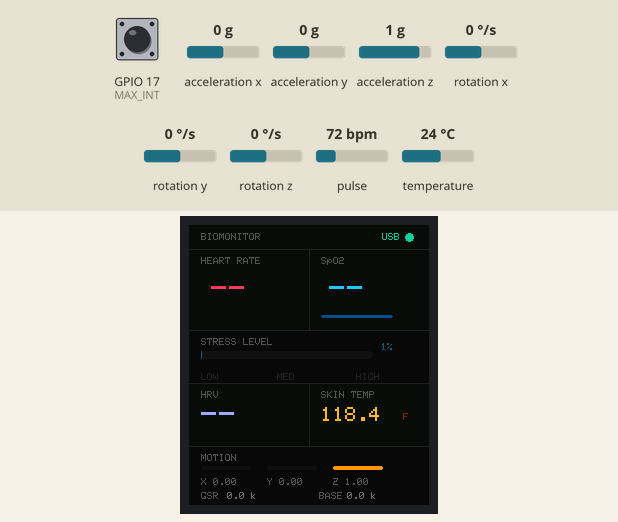
The program below on a simulated ESP32. On the bench: 240×280 colour display. Wiring (inferred from the names in the program): TMP102 temperature sensor at I2C address 0x48. The inputs (shaded band) are chosen by the test bench; at power-on: GPIO 17 (MAX_INT) HIGH, acceleration x 0 g, acceleration y 0 g, acceleration z 1 g, temperature 24 °C, rotation x 0 °/s, rotation y 0 °/s, rotation z 0 °/s, pulse 72 bpm. What the program prints to the serial monitor is not drawn.

Above: at 5.4 s.
5.5 s: GPIO 17 (MAX_INT) pulled LOW for 1 s
At 7.08 s:
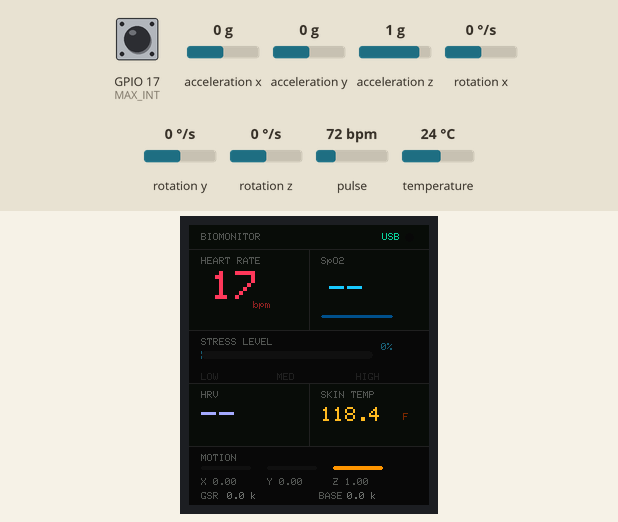
7.1 s: GPIO 17 (MAX_INT) pulled LOW for 3.2 s
At 10.77 s:
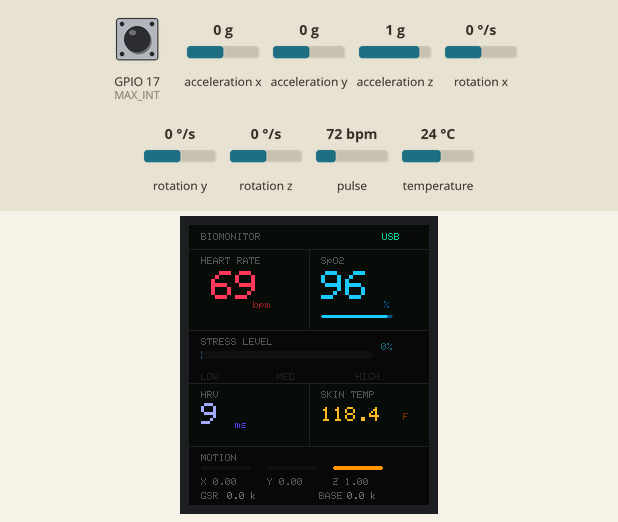
10.9 s: acceleration x set to -1.4 g
At 11.09 s:
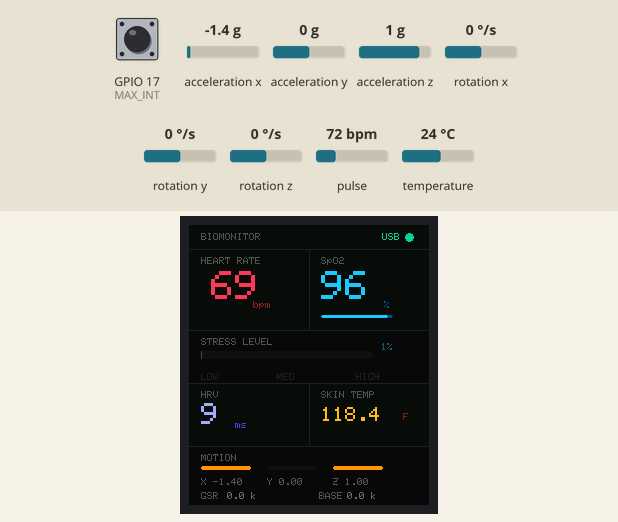
12.4 s: acceleration y set to -1.4 g
At 12.59 s:
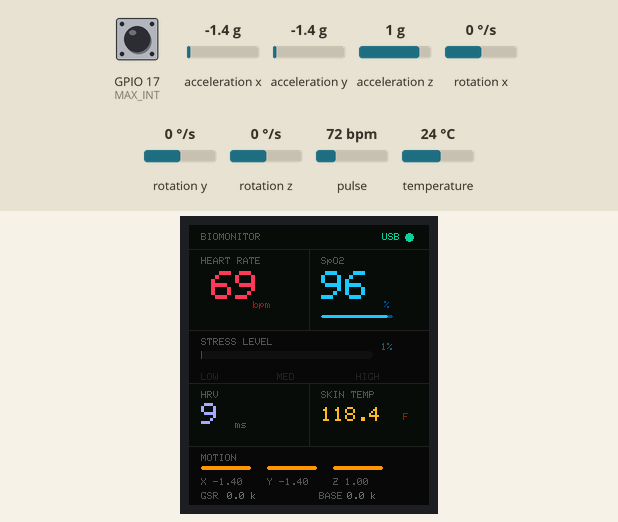
13.9 s: acceleration z set to -1.4 g
At 15.32 s:
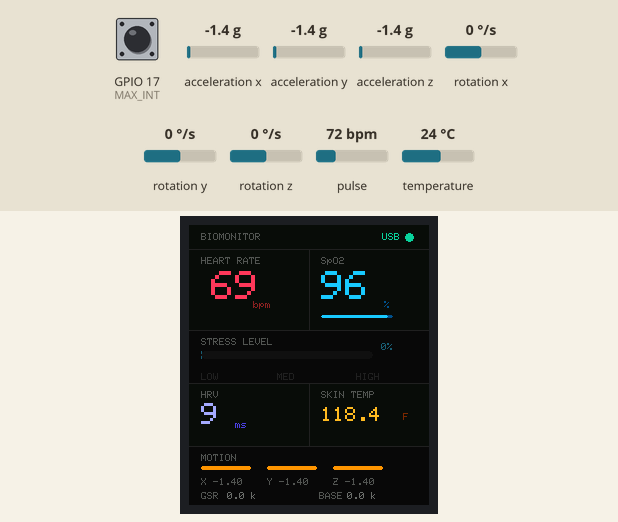
15.4 s: temperature set to 12 °C
At 16.67 s:
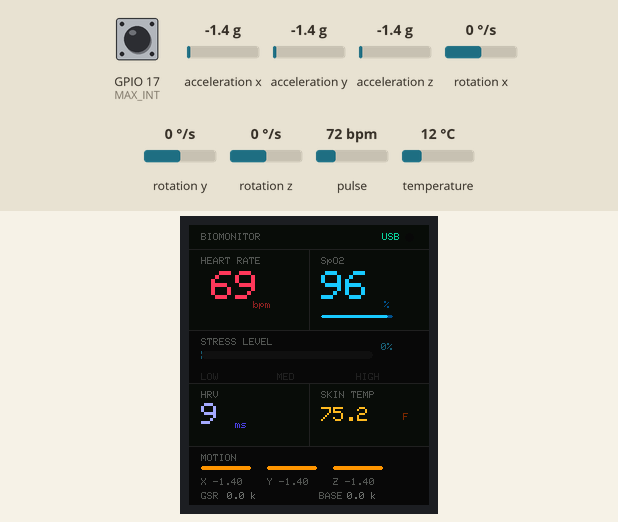
Timing chart, 0 to 18.4 s (numbered marks = the images above; inputs shaded):
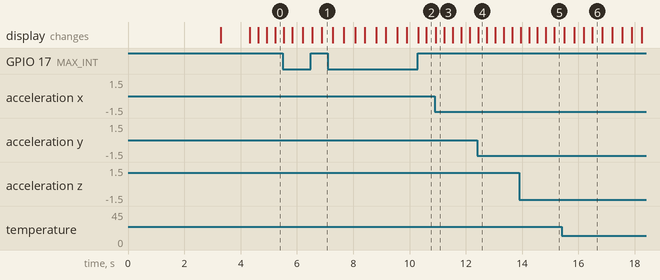

The program:

main.cpp
```cpp
/*
 * =============================================================================
 * Unified Biometric & Stress Monitor — ESP32 USB Serial Version
 * Sensors: MPU6050, MAX30102, TMP117, GSR, ST7789 TFT
 * =============================================================================
 */

#include <Adafruit_GFX.h>
#include <Adafruit_ST7789.h>
#include <SPI.h>
#include <Wire.h>
#include <MPU6050_tockn.h>
#include "MAX30105.h"
#include "heartRate.h"

// =============================================================================
//  PIN DEFINITIONS
// =============================================================================
#define TFT_CS    15
#define TFT_DC    32
#define TFT_RST   33
#define GSR_CS    27

#define I2C_SDA   21
#define I2C_SCL   22
#define MAX_INT   17

// =============================================================================
//  SENSOR CONSTANTS & GLOBALS
// =============================================================================
Adafruit_ST7789 tft = Adafruit_ST7789(TFT_CS, TFT_DC, TFT_RST);
MPU6050 mpu6050(Wire);
MAX30105 particleSensor;

struct SensorDataPacket {
  uint16_t hr, hrv, spo2, temp, gsr_stress;
  int16_t accX, accY, accZ;
} myData;

// Fake BLE status for UI only
bool bleConnected = false;
bool prevConnected = false;

float baselineRes = 0, sensitivity = 150.0;
float smoothStress = 0, smoothMotion = 0;
float lastAccX, lastAccY, lastAccZ;
unsigned long lastMaxTime = 0;
float currentRes = 0;

#define TMP117_ADDR 0x48
#define TMP117_REG_TEMP 0x00
float skinTempC = 0.0;
float skinTempF = 0.0;
bool tmp117Found = false;

#define RATE_SIZE 4
#define SPO2_BUF_SIZE 100
#define MAX_RR_INTERVALS 20

byte rates[RATE_SIZE];
byte rateSpot = 0;
long lastBeat = 0;
float beatsPerMinute = 0;
int beatAvg = 0;
bool fingerDetected = false;

uint32_t irBuffer[SPO2_BUF_SIZE], redBuffer[SPO2_BUF_SIZE];
int spo2BufIndex = 0;
bool spo2BufFull = false;
float spo2Value = 0.0;

float rrIntervals[MAX_RR_INTERVALS];
int rrIndex = 0, rrCount = 0;
float hrvRMSSD = 0.0;

unsigned long lastTftUpdate = 0;
unsigned long lastSerialReport = 0;

// =============================================================================
//  COLOR PALETTE (ST7789 16-bit RGB565)
// =============================================================================
#define C_BG        0x0841
#define C_SURFACE   0x0861
#define C_DIV       0x2104
#define C_LABEL     0x52AA

#define C_HR        0xF9CB
#define C_HR_DIM    0x8904
#define C_SPO2      0x1E5F
#define C_SPO2_DIM  0x0291
#define C_STRESS    0x1AEE
#define C_STRESS_MID 0xFEC0
#define C_STRESS_HI  0xF800
#define C_HRV       0xA55F
#define C_HRV_DIM   0x4A1C
#define C_TEMP      0xFDC4
#define C_TEMP_DIM  0x7940
#define C_MOTION    0xFCA0
#define C_BLE       0x0E93

float getResistance() {
  SPI.beginTransaction(SPISettings(1000000, MSBFIRST, SPI_MODE0));
  digitalWrite(GSR_CS, LOW);
  int raw = (SPI.transfer(0x00) << 8) | SPI.transfer(0x00);
  digitalWrite(GSR_CS, HIGH);
  SPI.endTransaction();
  if (raw <= 10) return baselineRes;
  return ((1024.0 + 2.0 * raw) * 10.0) / 512.0;
}

void calculateStress(float res) {
  float gsrRaw = constrain((baselineRes - res) / sensitivity, 0.0, 1.0);
  if (gsrRaw >= 0.99) {
    if (millis() - lastMaxTime > 2000) baselineRes = res + (sensitivity * 0.2);
  } else {
    lastMaxTime = millis();
  }

  float deltaX = mpu6050.getAccX() - lastAccX;
  float deltaY = mpu6050.getAccY() - lastAccY;
  float deltaZ = mpu6050.getAccZ() - lastAccZ;
  float rawMotion = constrain(sqrt(deltaX*deltaX + deltaY*deltaY + deltaZ*deltaZ) * 3.0, 0.0, 1.0);

  smoothMotion = (rawMotion * 0.2) + (smoothMotion * 0.8);
  lastAccX = mpu6050.getAccX();
  lastAccY = mpu6050.getAccY();
  lastAccZ = mpu6050.getAccZ();

  float combined = (gsrRaw * 0.7) + (smoothMotion * 0.3);
  smoothStress = (combined * 0.1) + (smoothStress * 0.9);
}

void updateHRV(float newRR_ms) {
  rrIntervals[rrIndex] = newRR_ms;
  rrIndex = (rrIndex + 1) % MAX_RR_INTERVALS;
  if (rrCount < MAX_RR_INTERVALS) rrCount++;
  if (rrCount < 2) {
    hrvRMSSD = 0.0;
    return;
  }

  float sumSq = 0.0;
  int numDiffs = 0;
  for (int i = 1; i < rrCount; i++) {
    int idx_prev = (rrIndex - rrCount + i - 1 + MAX_RR_INTERVALS) % MAX_RR_INTERVALS;
    int idx_curr = (rrIndex - rrCount + i + MAX_RR_INTERVALS) % MAX_RR_INTERVALS;
    float diff = rrIntervals[idx_curr] - rrIntervals[idx_prev];
    sumSq += diff * diff;
    numDiffs++;
  }
  hrvRMSSD = sqrt(sumSq / numDiffs);
}

float calculateSpO2() {
  if (!spo2BufFull) return 0.0;
  float dcRed = 0, dcIR = 0;
  for (int i = 0; i < SPO2_BUF_SIZE; i++) {
    dcRed += redBuffer[i];
    dcIR += irBuffer[i];
  }
  dcRed /= SPO2_BUF_SIZE;
  dcIR /= SPO2_BUF_SIZE;

  float acRedSum = 0, acIRSum = 0;
  for (int i = 0; i < SPO2_BUF_SIZE; i++) {
    float diffR = (float)redBuffer[i] - dcRed;
    float diffI = (float)irBuffer[i] - dcIR;
    acRedSum += diffR * diffR;
    acIRSum += diffI * diffI;
  }

  float acRed = sqrt(acRedSum / SPO2_BUF_SIZE);
  float acIR = sqrt(acIRSum / SPO2_BUF_SIZE);
  if (acIR < 0.001) return 0.0;

  float R = (acRed / dcRed) / (acIR / dcIR);
  float spo2 = 110.0f - 25.0f * R;
  return constrain(spo2, 0.0, 100.0);
}

void tmp117_readTemp() {
  Wire.beginTransmission(TMP117_ADDR);
  Wire.write(TMP117_REG_TEMP);
  if (Wire.endTransmission() == 0) {
    Wire.requestFrom(TMP117_ADDR, 2);
    if (Wire.available() >= 2) {
      int16_t raw = (Wire.read() << 8) | Wire.read();
      skinTempC = raw * 0.0078125f;
      skinTempF = (skinTempC * 1.8) + 32.0;
    }
  }
}

// =============================================================================
//  UI DRAWING FUNCTIONS - UNCHANGED
// =============================================================================
void drawStaticUI() {
  tft.fillScreen(C_BG);

  tft.fillRect(0, 0, 240, 24, 0x0861);
  tft.setTextSize(1); tft.setTextColor(C_LABEL);
  tft.setCursor(12, 8); tft.print("BIOMONITOR");
  tft.fillCircle(220, 12, 4, C_BLE);
  tft.setTextColor(C_BLE);
  tft.setCursor(193, 8); tft.print("USB");

  tft.drawFastHLine(0, 24, 240, C_DIV);

  tft.fillRect(0,   25, 120, 80, 0x0861);
  tft.fillRect(120, 25, 120, 80, 0x0861);
  tft.setTextColor(C_LABEL);
  tft.setCursor(12,  32); tft.print("HEART RATE");
  tft.setCursor(132, 32); tft.print("SpO2");

  tft.fillRoundRect(132, 90, 72, 3, 1, C_SPO2_DIM);

  tft.drawFastVLine(120, 25, 80, C_DIV);
  tft.drawFastHLine(0, 105, 240, C_DIV);

  tft.fillRect(0, 106, 240, 52, 0x0841);
  tft.setTextColor(C_LABEL);
  tft.setCursor(12, 113); tft.print("STRESS LEVEL");
  tft.fillRoundRect(12, 126, 172, 8, 4, 0x1082);
  tft.setTextColor(C_DIV);
  tft.setCursor(12,  148); tft.print("LOW");
  tft.setCursor(88,  148); tft.print("MED");
  tft.setCursor(167, 148); tft.print("HIGH");

  tft.drawFastHLine(0, 158, 240, C_DIV);

  tft.fillRect(0,   159, 120, 62, 0x0861);
  tft.fillRect(120, 159, 120, 62, 0x0861);
  tft.setTextColor(C_LABEL);
  tft.setCursor(12,  166); tft.print("HRV");
  tft.setCursor(132, 166); tft.print("SKIN TEMP");

  tft.drawFastVLine(120, 158, 63, C_DIV);
  tft.drawFastHLine(0, 221, 240, C_DIV);

  tft.fillRect(0, 222, 240, 58, C_BG);
  tft.setTextColor(C_LABEL);
  tft.setCursor(12, 229); tft.print("MOTION");
  tft.fillRoundRect(12,  241, 50, 4, 2, 0x1082);
  tft.fillRoundRect(78,  241, 50, 4, 2, 0x1082);
  tft.fillRoundRect(144, 241, 50, 4, 2, 0x1082);
}

void updateDisplay(float stress, int hr, float spo2, float hrv, float temp) {
  tft.fillRect(12, 44, 102, 52, 0x0861);
  tft.setTextColor(C_HR);
  if (hr > 0) {
    tft.setTextSize(4);
    tft.setCursor(hr >= 100 ? 12 : 22, 46);
    tft.print(hr);
    tft.setTextSize(1);
    tft.setTextColor(C_HR_DIM);
    tft.setCursor(hr >= 100 ? 76 : 64, 76);
    tft.print("bpm");
  } else {
    tft.setTextSize(3); tft.setCursor(22, 52); tft.print("--");
  }

  tft.fillRect(132, 44, 96, 44, 0x0861);
  tft.setTextColor(C_SPO2);
  if (spo2 > 0) {
    tft.setTextSize(4);
    tft.setCursor(132, 46);
    tft.printf("%.0f", spo2);
    tft.setTextSize(1);
    tft.setTextColor(C_SPO2_DIM);
    tft.setCursor(195, 76); tft.print("%");
    tft.fillRoundRect(132, 90, 72, 3, 1, C_SPO2_DIM);
    int bw = constrain((int)(spo2 / 100.0f * 70), 0, 70);
    tft.fillRoundRect(132, 90, bw, 3, 1, C_SPO2);
  } else {
    tft.setTextSize(3); tft.setCursor(140, 52); tft.print("--");
  }

  tft.fillRoundRect(12, 126, 172, 8, 4, 0x1082);
  uint16_t sCol = (stress < 0.35f) ? C_STRESS : (stress < 0.65f) ? C_STRESS_MID : C_STRESS_HI;
  int sw = constrain((int)(stress * 170), 0, 170);
  if (sw > 0) tft.fillRoundRect(12, 126, sw, 8, 4, sCol);
  tft.fillRect(192, 113, 46, 16, C_BG);
  tft.setTextColor(sCol);
  tft.setTextSize(1);
  tft.setCursor(192, 118);
  tft.printf("%.0f%%", stress * 100.0f);

  tft.fillRect(12, 175, 106, 40, 0x0861);
  tft.setTextColor(C_HRV);
  if (hrv > 0) {
    tft.setTextSize(3); tft.setCursor(12, 178);
    tft.printf("%.0f", hrv);
    tft.setTextSize(1);
    tft.setTextColor(C_HRV_DIM);
    tft.setCursor(hrv >= 100 ? 64 : 46, 196); tft.print("ms");
  } else {
    tft.setTextSize(3); tft.setCursor(12, 178); tft.print("--");
  }

  tft.fillRect(132, 175, 106, 40, 0x0861);
  tft.setTextColor(C_TEMP);
  if (temp > 0) {
    tft.setTextSize(2); tft.setCursor(132, 182);
    tft.printf("%.1f", temp);
    tft.setTextSize(1);
    tft.setTextColor(C_TEMP_DIM);
    tft.setCursor(214, 188); tft.print("F");
  } else {
    tft.setTextSize(2); tft.setCursor(132, 182); tft.print("--.-");
  }

  tft.fillRoundRect(12, 241, 50, 4, 2, 0x1082);
  int xw = constrain((int)(abs(mpu6050.getAccX()) * 50), 0, 50);
  tft.fillRoundRect(12, 241, xw, 4, 2, C_MOTION);
  tft.fillRect(12, 251, 64, 10, C_BG);
  tft.setTextColor(C_LABEL); tft.setTextSize(1);
  tft.setCursor(12, 253); tft.printf("X %.2f", mpu6050.getAccX());

  tft.fillRoundRect(78, 241, 50, 4, 2, 0x1082);
  int yw = constrain((int)(abs(mpu6050.getAccY()) * 50), 0, 50);
  tft.fillRoundRect(78, 241, yw, 4, 2, C_MOTION);
  tft.fillRect(78, 251, 64, 10, C_BG);
  tft.setCursor(78, 253); tft.printf("Y %.2f", mpu6050.getAccY());

  tft.fillRoundRect(144, 241, 50, 4, 2, 0x1082);
  int zw = constrain((int)(abs(mpu6050.getAccZ()) * 50), 0, 50);
  tft.fillRoundRect(144, 241, zw, 4, 2, C_MOTION);
  tft.fillRect(144, 251, 96, 10, C_BG);
  tft.setCursor(144, 253); tft.printf("Z %.2f", mpu6050.getAccZ());

  tft.fillRect(0, 264, 240, 16, C_BG);
  tft.setTextColor(C_LABEL);
  tft.setCursor(12, 267); tft.print("GSR");
  tft.setTextColor(0x6B6D);
  tft.setCursor(38, 267); tft.printf("%.1f k", currentRes);
  tft.setTextColor(C_LABEL);
  tft.setCursor(130, 267); tft.print("BASE");
  tft.setTextColor(0x6B6D);
  tft.setCursor(158, 267); tft.printf("%.1f k", baselineRes);

  static bool blinkState = false;
  blinkState = !blinkState;
  tft.fillCircle(220, 12, 4, blinkState ? C_BLE : 0x0841);
}

// =============================================================================
//  SETUP
// =============================================================================
void setup() {
  Serial.begin(115200);

  Wire.begin(I2C_SDA, I2C_SCL);
  Wire.setClock(400000);

  pinMode(MAX_INT, INPUT_PULLUP);

  mpu6050.begin();
  mpu6050.calcGyroOffsets(true);

  if (particleSensor.begin(Wire, I2C_SPEED_FAST)) {
    particleSensor.setup();
    particleSensor.setPulseAmplitudeRed(0x3F);
    particleSensor.setPulseAmplitudeGreen(0);
  } else {
    Serial.println("MAX30102 Not Found!");
  }

  Wire.beginTransmission(TMP117_ADDR);
  if (Wire.endTransmission() == 0) tmp117Found = true;

  pinMode(GSR_CS, OUTPUT);
  digitalWrite(GSR_CS, HIGH);

  SPI.begin();
  tft.init(240, 280);
  tft.setRotation(0);
  drawStaticUI();

  float sum = 0;
  for(int i = 0; i < 100; i++) {
    sum += getResistance();
    delay(10);
  }
  baselineRes = sum / 100.0;

  Serial.println("ESP32 biomonitor ready");
}

// =============================================================================
//  MAIN LOOP
// =============================================================================
void loop() {
  unsigned long currentMillis = millis();

  if (digitalRead(MAX_INT) == LOW) {
    long irValue = particleSensor.getIR();
    long redValue = particleSensor.getRed();
    fingerDetected = (irValue > 50000);

    if (fingerDetected) {
      irBuffer[spo2BufIndex] = (uint32_t)irValue;
      redBuffer[spo2BufIndex] = (uint32_t)redValue;
      spo2BufIndex++;
      if (spo2BufIndex >= SPO2_BUF_SIZE) {
        spo2BufIndex = 0;
        spo2BufFull = true;
      }

      if (checkForBeat(irValue) == true) {
        long delta = currentMillis - lastBeat;
        lastBeat = currentMillis;
        beatsPerMinute = 60 / (delta / 1000.0);

        if (beatsPerMinute < 255 && beatsPerMinute > 20) {
          rates[rateSpot++] = (byte)beatsPerMinute;
          rateSpot %= RATE_SIZE;
          beatAvg = 0;
          for (byte x = 0; x < RATE_SIZE; x++) beatAvg += rates[x];
          beatAvg /= RATE_SIZE;
          updateHRV((float)delta);
        }
      }
    } else {
      beatAvg = 0;
      spo2Value = 0;
      hrvRMSSD = 0;
    }
  }

  if (currentMillis - lastTftUpdate >= 50) {
    lastTftUpdate = currentMillis;
    mpu6050.update();
    currentRes = getResistance();
    calculateStress(currentRes);
    updateDisplay(smoothStress, beatAvg, spo2Value, hrvRMSSD, skinTempF);
  }

  if (currentMillis - lastSerialReport >= 2000) {
    lastSerialReport = currentMillis;

    if (fingerDetected) spo2Value = calculateSpO2();
    if (tmp117Found) tmp117_readTemp();

    Serial.print("DATA,");
    Serial.print(currentMillis);
    Serial.print(",");
    Serial.print(mpu6050.getAccX(), 2);
    Serial.print(",");
    Serial.print(mpu6050.getAccY(), 2);
    Serial.print(",");
    Serial.print(mpu6050.getAccZ(), 2);
    Serial.print(",");
    Serial.print(currentRes, 2);
    Serial.print(",");
    Serial.print(smoothStress, 3);
    Serial.print(",");
    Serial.print(beatAvg);
    Serial.print(",");
    Serial.print(spo2Value, 1);
    Serial.print(",");
    Serial.print(hrvRMSSD, 1);
    Serial.print(",");
    Serial.println(skinTempF, 2);
  }
}
```

Measured:
- after the input at 5.5 s, the display: first differs from a run without the input after 1.0 s (image 1 shows a later state)
- after the input at 7.1 s, the display: first changes after 0.17 s (image 2 shows a later state)
- after the input at 10.9 s, the display: changes at once (image 3)
- after the input at 12.4 s, the display: changes at once (image 4)
- after the input at 13.9 s, the display: first changes after 0.05 s (image 5 shows a later state)
